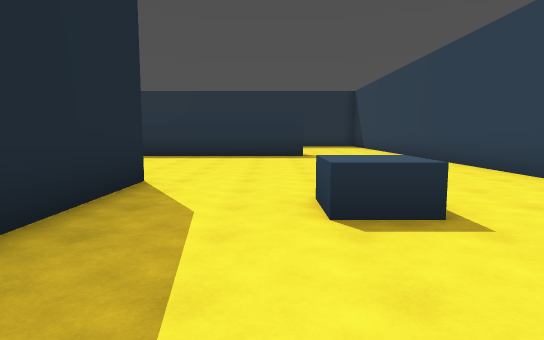
View 1 (above)

22 first-person views from a walk through a Unity game level. The camera is 1.5 m above the floor, tilts 6° down and sees 75° across. The floor is counted in squares, 2 m on a side. Each view is taken from the middle of a square. On the plan, view 1 faces up. The plan holds only what a view shows up to about 11 squares ahead; the rest is blank.

View 2
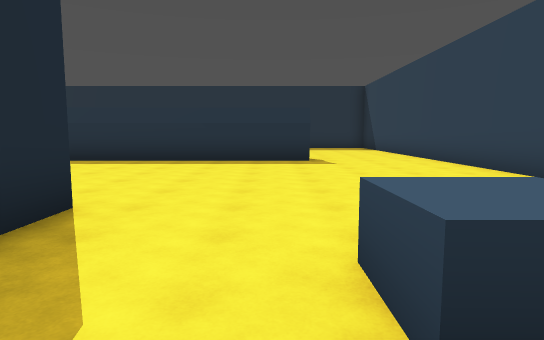

View 3
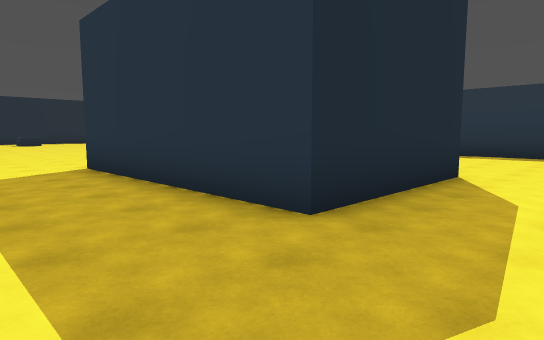

View 4
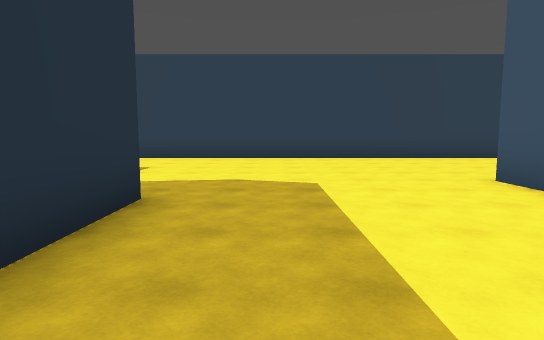

View 5
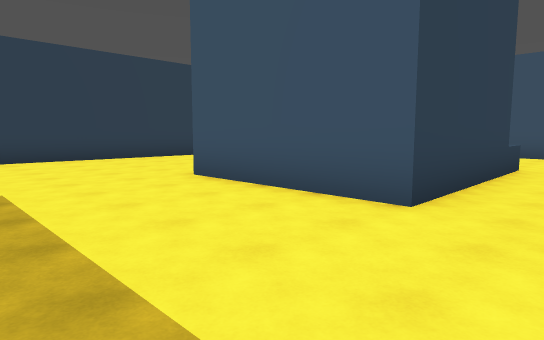

View 6
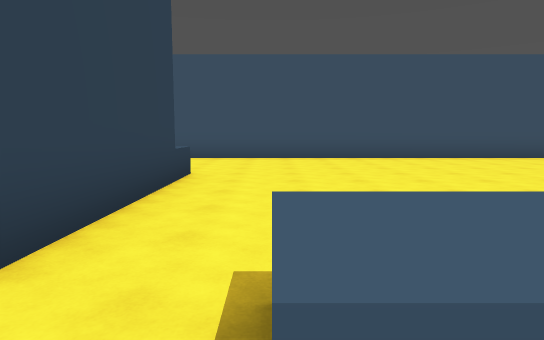

View 7
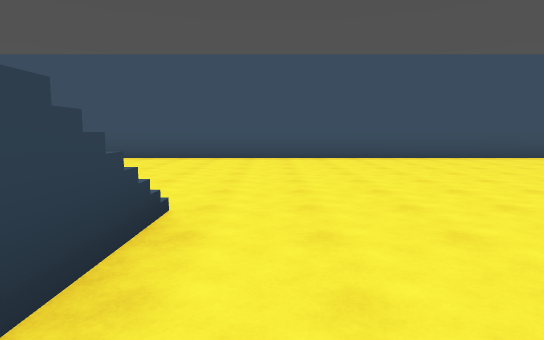

View 8
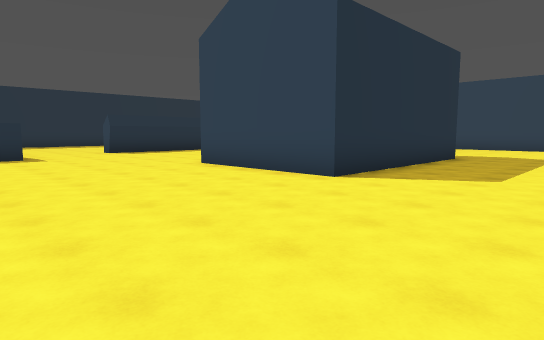

View 9
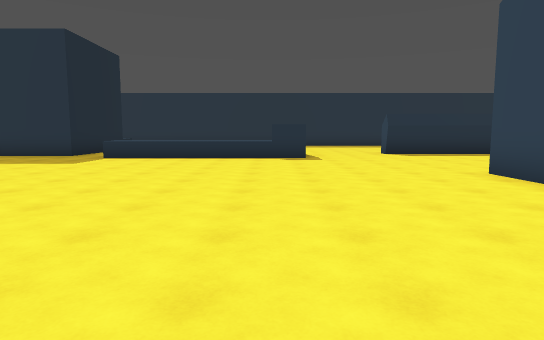

View 10
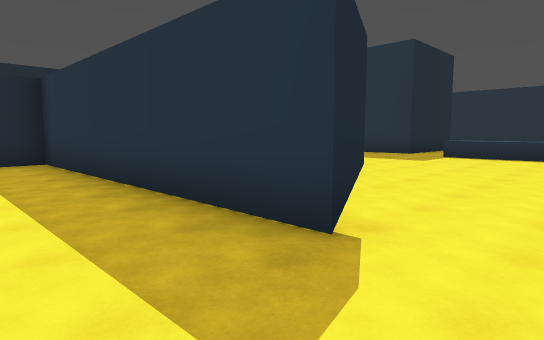

View 11
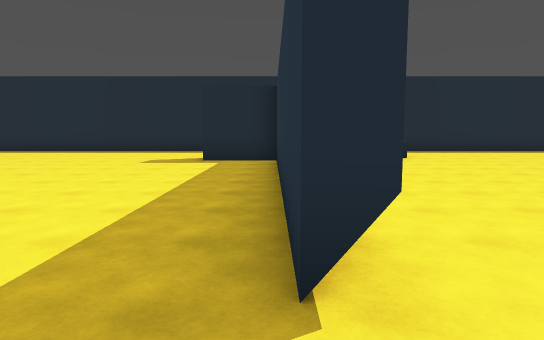

View 12
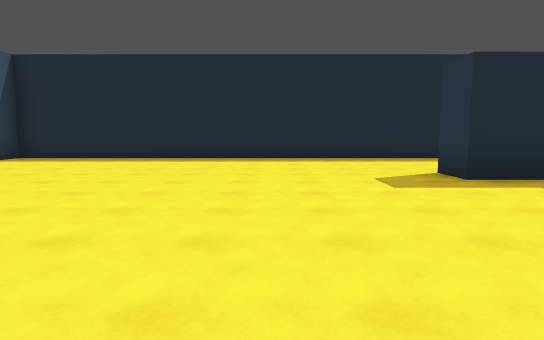

View 13
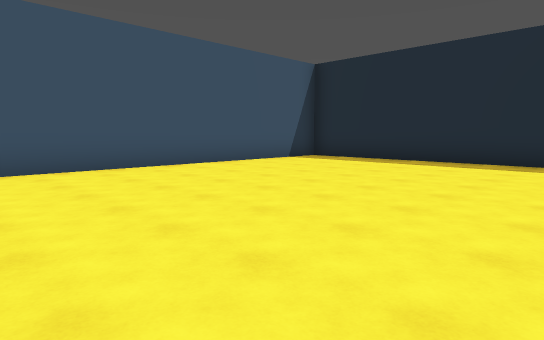

View 14
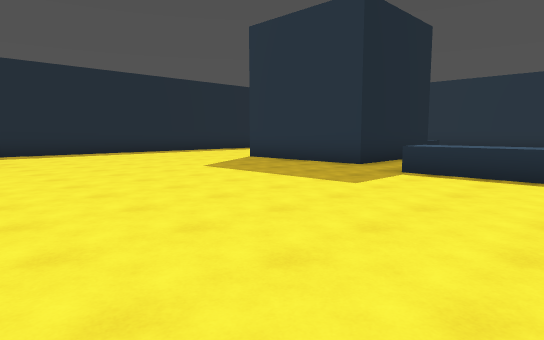

View 15
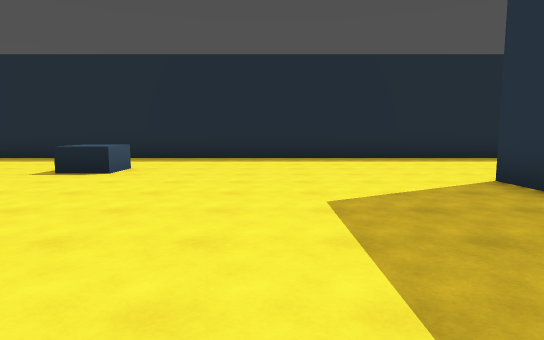

View 16
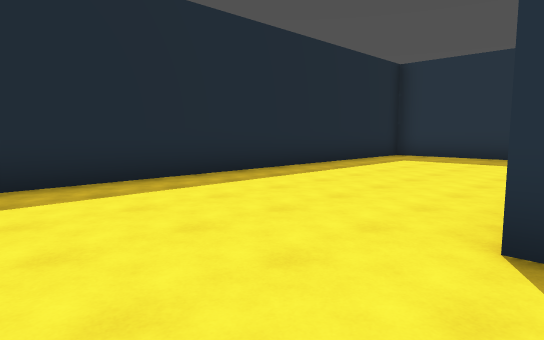

View 17
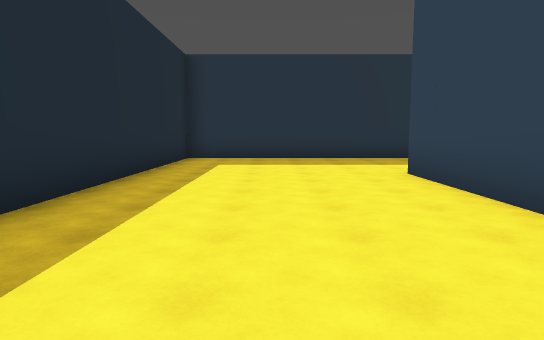

View 18
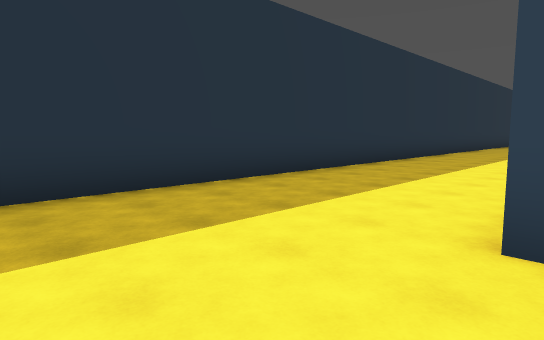

View 19
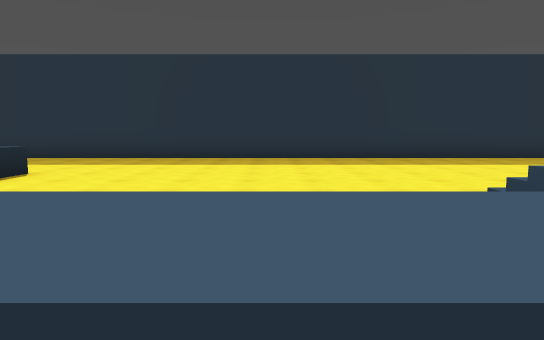

View 20
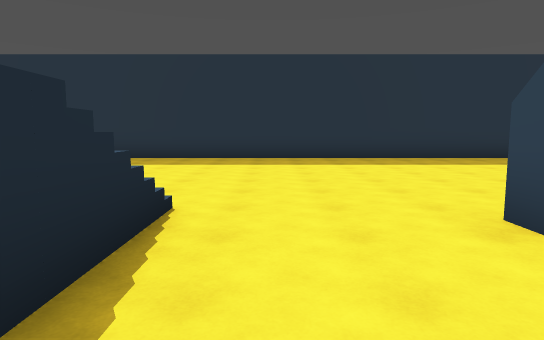

View 21
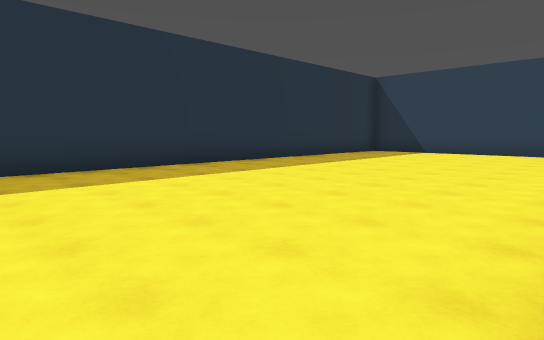

View 22
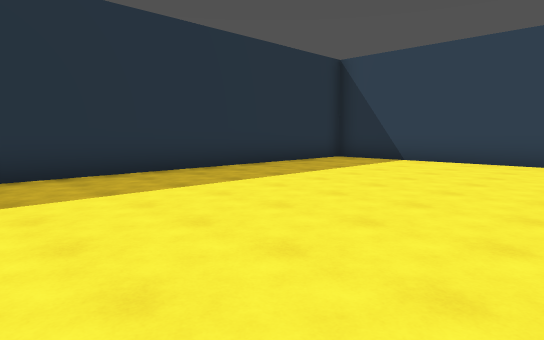

### Floor plan
Key: @ floor where view 1 was taken; # wall or solid block; . main floor; : floor 2 m higher than the main floor; / step, stairs or slope; = window, fence, low wall or low ledge; ^ raised ledge; O other object.
Columns run from 28 left of view 1 to 5 right of it. Each row starts with its distance up from view 1.
 20 ##################################
 19 #................................#
 18 #................................#
 17 #................................#
 16 #................................#
 15 #.....#  #.......................#
 14 #.....#  #.......................#
 13 #.....#  #       ................#
 12 #.....#  #.     =/..#  ###### ...#
 11 #.....####.      /...  ..........#
 10 #..........^^^^^O:...............#
  9 #...................... .........#
  8 #.....................   ........#
  7 #.....................   ..... ..#
  6 #....................     .... ..#
  5 #...................O     O......#
  4 #...^...............O     O..^...#
  3 #.  ^...............O     O..^...#
  2 #  ...   ...........OOOOOOO......#
  1 #....      ......................#
  0 #..  O########..............@....#
 -1 #... O...........................#
 -2 #....O..............  ...........#
 -3 #...............O    ^^..........#
 -4 #..........  ....     ..####.....#
 -5 #.............../     ..#    ....#
 -6 #.......... .....     ..#      ..#
 -7 #.......................#        #
 -8 #.......................#
 -9 #........................
-10 #........................
-11 #........................
-12 #........................
-13 ##########################

Where each view was taken, in squares from view 1:
view 1: 0 up, 0 right, facing up
view 2: 2 up, 0 right, facing up
view 3: 1 down, 0 right, facing up-left
view 4: 0 up, 6 left, facing right
view 5: 0 up, 6 left, facing down-right
view 6: 2 down, 6 left, facing down
view 7: 2 down, 13 left, facing down
view 8: 2 down, 13 left, facing up-right
view 9: 1 down, 12 left, facing up
view 10: 2 down, 13 left, facing up-left
view 11: 0 up, 13 left, facing left
view 12: 5 down, 17 left, facing left
view 13: 5 down, 18 left, facing down-left
view 14: 3 up, 14 left, facing up-left
view 15: 7 up, 17 left, facing left
view 16: 8 up, 22 left, facing up-left
view 17: 9 up, 25 left, facing up
view 18: 15 up, 25 left, facing up-right
view 19: 9 up, 14 left, facing up
view 20: 9 up, 10 left, facing up
view 21: 12 up, 9 left, facing up-right
view 22: 13 up, 5 left, facing up-right
